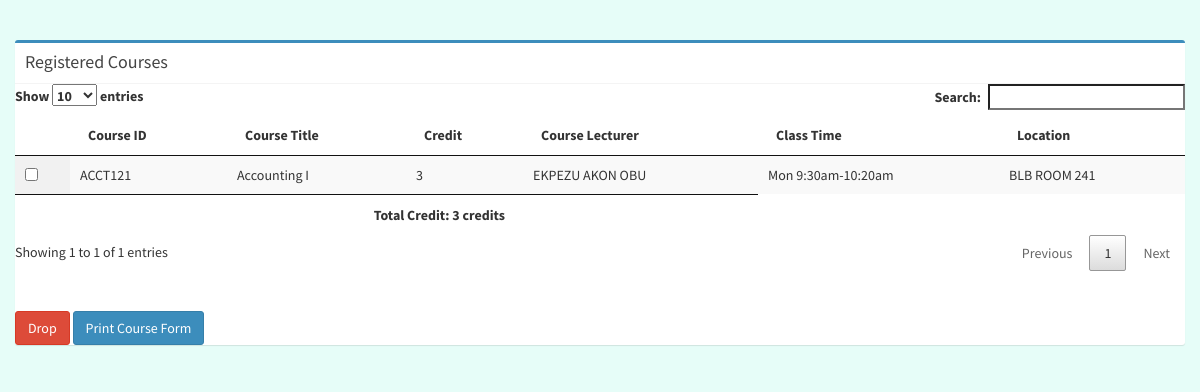
The app's page /student/student-viewRegisteredCourse.php (signed in) with its own data.
### tables this page shows
CREATE TABLE `course_registered` (
  `sid` varchar(100) NOT NULL,
  `course_id` varchar(255) NOT NULL,
  `sessionid` varchar(45) NOT NULL,
  `status` tinyint(45) NOT NULL
);

CREATE TABLE `courses` (
  `course_id` varchar(11) NOT NULL,
  `title` varchar(255) NOT NULL,
  `unit` varchar(11) NOT NULL,
  `class_level` int(3) NOT NULL,
  `department` varchar(255) NOT NULL,
  `course_lecturer` varchar(255) NOT NULL,
  `semester` varchar(45) NOT NULL,
  `time` varchar(255) NOT NULL,
  `location` varchar(255) NOT NULL
);

### student/student-viewRegisteredCourse.php (the view, shortened to what this page needs)
<?php
include '../config.php';
$id = $_SESSION["euid"];
$csql = "SELECT r.course_id AS id, c.title as coursename, c.unit as unit, c.course_lecturer as lecturer, c.location as location, c.time as classTime FROM courses c, course_registered r WHERE r.sid = '$id' AND r.course_id = c.course_id";
$cresult = mysqli_query($db, $csql);
?>
<!DOCTYPE html>
<html lang="en">
<head>
    <link rel="stylesheet" href="../css/bootstrap.min.css">
    <link rel="stylesheet" href="../css/studentHome.css">
    <link rel="stylesheet" href="../css/adminLTE.css">
    <link rel="stylesheet" href="../css/jquery.dataTables.min.css">
    <link rel="stylesheet" href="../css/select.dataTables.min.css">
    <link type="text/css" href="../css/dataTables.checkboxes.css" rel="stylesheet" />
</head>
  <body id="#home">
    <?php
      if(mysqli_num_rows($cresult) > 0)
      {
    ?>
        <div class="container-fluid">
          <br>
          <br>
          <div class="box box-primary">
            <div class="box-header with-border">
                <h3 class="box-title">Registered Courses</h3>
            </div>
          <table id='theTable' class="display" style='width:100%;'>
          <thead>
			    <tr>
              <th></th>
				      <th class='col-6'>Course ID</th>
				      <th class='col-6'>Course Title</th>
				      <th class='col-6'>Credit</th>
              <th class='col-6'>Course Lecturer</th>
              <th class='col-6'>Class Time</th>
              <th class='col-6'>Location</th>
          </tr>
          </thead>
            <?php
              $sum = 0;
              while($crow = mysqli_fetch_array($cresult))
              {
                $sum += $crow['unit'];
            ?>
                <tr id="<?php echo $crow["id"]; ?>]">
                    <td><input type="checkbox" name="course_id[]" class="addcourse" value="<?php echo $crow["id"];?>"/></td>
                    <td><?php echo $crow["id"];?></td>
                    <td><?php echo $crow["coursename"];?></td>
                    <td><?php echo $crow["unit"];?></td>
                    <td><?php echo $crow["lecturer"];?></td>
                    <td><?php echo $crow["classTime"];?></td>
                    <td><?php echo $crow["location"];?></td>
                </tr>
            <?php
              }
            ?>
            <tfoot>
              <tr>
                <th></th>
                <th></th>
                <th colspan="2" style="text-align:right">Total Credit: <?php echo $sum; ?> credits</th>
                <th></th>
              </tr>
            </tfoot>
            </table>
            <br>
		        <br>
                <button type="button" class="btn btn-danger" name="btn_drop" id="btn_drop">Drop</button>
            <a class='btn btn-primary' href='student-printCourseForm.php?id=".$id."'>Print Course Form</a>
      </div>
    </div>
    <?php
      }
    ?>
  </body>
</html>

### css/studentHome.css (style rules this page uses)
body { font-family: 'Nunito', sans-serif; background-color: rgb(230, 253, 248); }

### records on screen
course_registered: course "ACCT121", course.title "Accounting I", course.unit "3", course.course_lecturer "EKPEZU AKON OBU", course.time "Mon 9:30am-10:20am", course.location "BLB ROOM 241"

### other values on screen
$sum "3"
